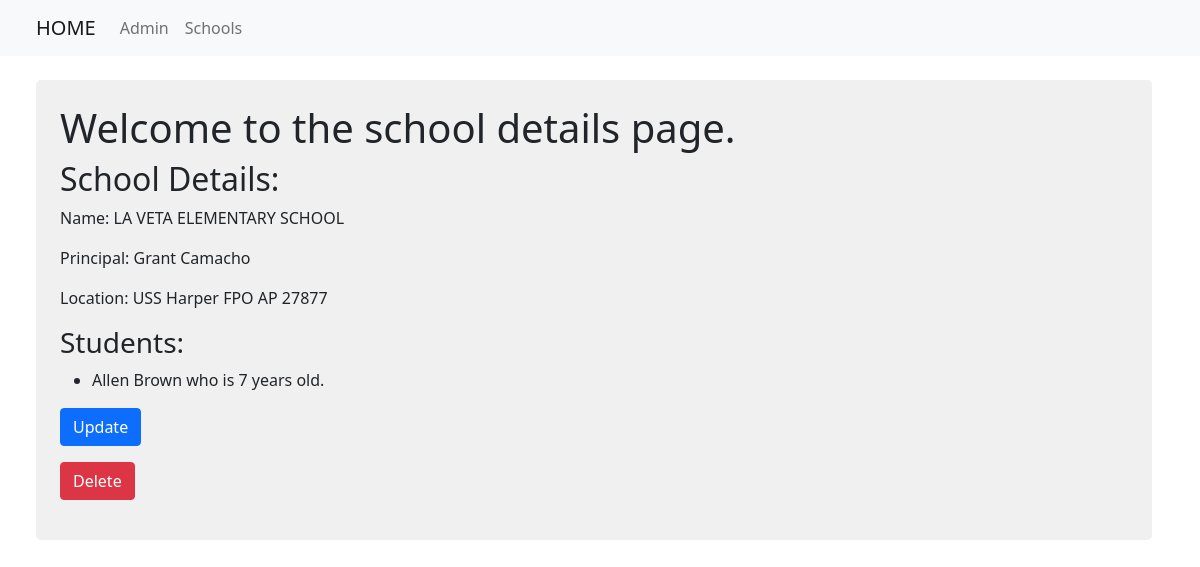
/basic_app/11/, run on the app's committed database.
### basic_app/models.py (models this page shows, shortened)
class School(models.Model):
    name = models.CharField(max_length=256)
    principal = models.CharField(max_length=256)
    location = models.CharField(max_length=256)

class Student(models.Model):
    name = models.CharField(max_length=256)
    age = models.PositiveIntegerField()
    school = models.ForeignKey(School, related_name='students', on_delete=models.CASCADE, default="FIRST")

### basic_app/views.py (the view)
# urls.py: path('<int:pk>/',views.SchoolDetailView.as_view(), name='school_detail'),
class SchoolDetailView(DetailView):
    context_object_name = 'school_detail'
    model = models.School
    template_name = "basic_app/school_detail.html"

### basic_app/templates/basic_app/school_detail.html
<!DOCTYPE html>
{% extends  "basic_app/basic_app_base.html" %}
    {% block body_block %}
    <div class="p-4 shadow-4 rounded-3" style="background-color: hsl(0, 0%, 94%);">
        <h1>Welcome to the school details page.</h1>
        <h2>School Details:</h2>
        <p>Name: {{ school_detail.name }}</p>
        <p>Principal: {{ school_detail.principal }}</p>
        <p>Location: {{ school_detail.location }}</p>
        <h3>Students:</h3>
        <ul>
            {% for student in school_detail.students.all %}
                <li>{{ student.name }} who is {{ student.age }} years old.</li>
            {% endfor %}
        </ul>
        <p><a class = "btn btn-primary" href="{% url 'basic_app:update' pk=school_detail.pk %}">Update</a></p>
        <p><a class = "btn btn-danger" href="{% url 'basic_app:delete' pk=school_detail.pk %}">Delete</a></p>
    </div>
    {% endblock %}

### data on the page
School: name "LA VETA ELEMENTARY SCHOOL", principal "Grant Camacho", location "USS Harper FPO AP 27877"
Student: name "Allen Brown", age "7"
